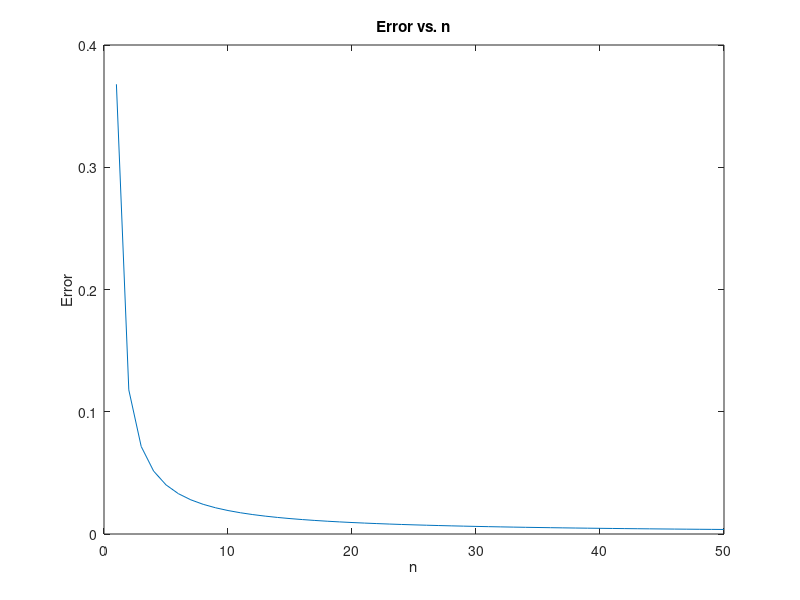

Source code (MATLAB):
%Problem 1
clear;

my_array = zeros(1, 50);

for n = 1:50;
    estim = (1 - (1/n))^n;
    error = abs(exp(-1) - estim);
    my_array(n) = error;
end;

plot(my_array);
title('Error vs. n')
xlabel('n')
ylabel('Error')

